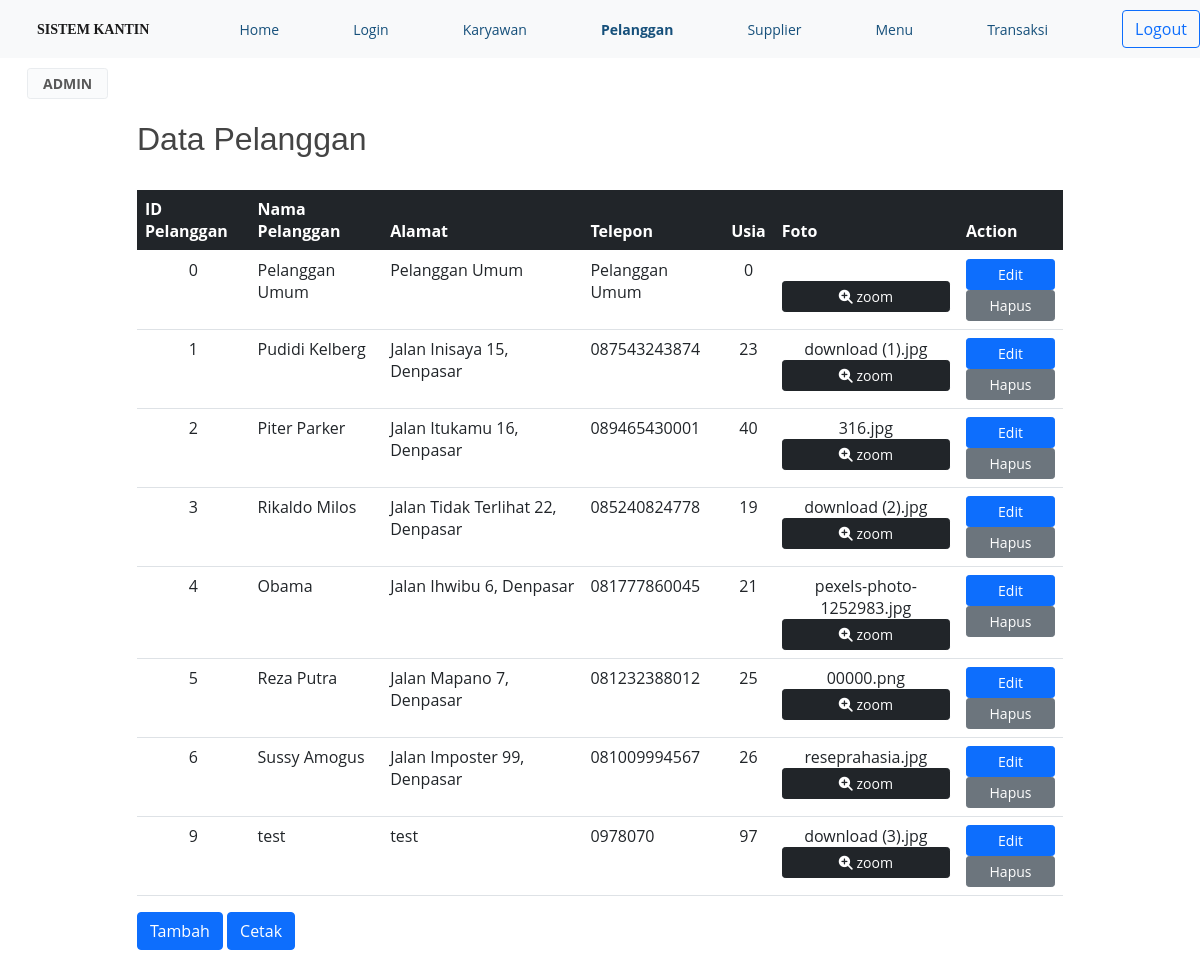
Page /view/viewpelanggan.php (signed in) on the committed database.
### tables this page shows
CREATE TABLE IF NOT EXISTS `tb_pelanggan` (
  `idpelanggan` int(4) NOT NULL AUTO_INCREMENT,
  `namalengkap` varchar(50) NOT NULL,
  `alamat` varchar(100) NOT NULL,
  `telpon` varchar(15) NOT NULL,
  `usia` int(2) NOT NULL,
  `picture` varchar(255) NOT NULL,
  PRIMARY KEY (`idpelanggan`)
);

### view/viewpelanggan.php (the view, shortened to what this page needs)
<?php
    include('../koneksi.php');
?>
<html>
    <head>
    <link href="https://cdn.jsdelivr.net/npm/bootstrap@5.1.0/dist/css/bootstrap.min.css" rel="stylesheet">
    <link rel="stylesheet" type="text/css" href="../style.css">
    <link rel="stylesheet" type="text/css" href="https://cdn.datatables.net/v/dt/dt-1.10.23/datatables.min.css"/>
    <link rel="stylesheet" href="https://cdnjs.cloudflare.com/ajax/libs/font-awesome/4.7.0/css/font-awesome.min.css">
    </head>
<body>
    <nav class="fixed-top">
    <div class="container-fluid topnav navbar navbar-light bg-light w3-animate-top" >
    <a class="navbar-brand" href="#"><b>&nbsp;&nbsp;SISTEM KANTIN</b></a>
            <a href="../welcome.php">Home</a>
            <a href="viewlogin.php">Login</a>
            <a href="viewkaryawan.php">Karyawan</a>
            <a class="topnav2" href="viewpelanggan.php">Pelanggan</a>
            <a href="viewsupplier.php">Supplier</a>
            <a href="viewmenu.php">Menu</a>
            <a href="viewtransaksi.php">Transaksi</a>
    <a href="../logout.php"><button type="button" class="btn btn-outline-primary" onclick="return confirm('anda yakin ingin logout?')">Logout</button></a>
    </div>
        <table height="50px" width="100%" class="w3-animate-top">
            <tr><td width="26px"></td>
                <td align="left">
                <button class="btn btn-sm sus btn-light border" disabled><b>ADMIN</b></button>
            </td><td width="1%"></td>
        </tr>
        </table>
</nav>
    <br/><br/>
    <div class="container mt-5 w3-animate-opacity">
		<div class="row">
			<div class="col-1">
			</div>
		<div class="col-10 mt-4">
        <h2>Data Pelanggan</h2><br>
        <table class="table hover" id="myTable">
        <thead>
        <tr class='myclass bg-dark'>
            <th>ID Pelanggan</th>
            <th>Nama Pelanggan</th>
            <th>Alamat</th>
            <th>Telepon</th>
            <th>Usia</th>
            <th>Foto</th>
            <th width="105px">Action</th>
        </tr>
        </thead>
    <tbody>
        <?php
        $query = "SELECT * FROM tb_pelanggan ORDER BY idpelanggan ASC";
        $result = mysqli_query($mysqli, $query);
        while($row = mysqli_fetch_assoc($result))
        {
        ?>
            <tr>
                <td align="center">
                    <?php echo $row['idpelanggan']; ?></td>
                <td><?php echo $row['namalengkap']; ?></td>
                <td><?php echo $row['alamat']; ?></td>
                <td><?php echo $row['telpon']; ?></td>
                <td align="center">
                    <?php echo $row['usia']; ?></td>
                <td align="center">
                <?php echo $row['picture']; ?>
                <a href="picturepelanggan.php?idpelanggan=<?= $row['idpelanggan']; ?>">
                <br/>
                <button class="btn btn-dark btn-sm sedikit"><i class="fas fa-search-plus"></i>&nbsp;zoom</button>
                </a>
                <br/>
                </td>
                <td align="center">
                    <a href="../edit/editpelanggan.php?idpelanggan=<?= $row['idpelanggan']; ?>">
                    <button class="btn btn-primary btn-sm">Edit</button></a>
                    <br/>
                    <a href="../delete/deletepelanggan.php?idpelanggan=<?php echo $row['idpelanggan']; ?>"
                            onclick="return confirm('anda yakin akan menghapus data ini?')">
                            <button class="btn btn-secondary btn-sm">Hapus</button></a>
                </td>
            </tr>
        <?php
        }
        ?>
    </tbody>
    </table>
    <a href="../add/addpelanggan.php"><button class="btn btn-primary">Tambah</button></a>
    <a href="../cetak/laporan_pelanggan.php"><button class="btn btn-primary">Cetak</button></a>
    </div>
    <div class="col-1">
	</div>
	</div>
<br/><br/><br/>
</body>
</html>

### assets/css/style.css (style rules this page uses)
body { font-family: "Open Sans", sans-serif; color: #444444; }
a { color: #2487ce; text-decoration: none; }
h1, h2, h3, h4, h5, h6 { font-family: "Raleway", sans-serif; }
.navbar { padding: 0; }
.navbar a, .navbar a:focus { display: flex; align-items: center; justify-content: space-between; padding: 10px 0 10px 30px; font-size: 14px; color: #16507b; white-space: nowrap; transition: 0.3s; }

### view/viewpelanggan.php (style rules this page uses)
a { text-decoration:none; }
.topnav { background-color: #333; overflow: hidden; }
.topnav2 { font-weight: bold; color: black; }
.navbar-brand { font-family:"agency FB"; font-size: 24px; }
.btn-sm { width: 100%; }
th { color: white; }
h2 { font-weight: 500; }
.btn-sm.sus { width: 7%; }
.btn-light.border { border: 24px; }
.w3-animate-opacity { animation:opac 1s }
.w3-animate-top { position:relative;animation:animatetop 1s }

### rows in the picture
tb_pelanggan: idpelanggan "0", namalengkap "Pelanggan Umum", alamat "Pelanggan Umum", telpon "Pelanggan Umum", usia "0"
tb_pelanggan: idpelanggan "1", namalengkap "Pudidi Kelberg", alamat "Jalan Inisaya 15, Denpasar", telpon "087543243874", usia "23", picture "download (1).jpg"
tb_pelanggan: idpelanggan "2", namalengkap "Piter Parker", alamat "Jalan Itukamu 16, Denpasar", telpon "089465430001", usia "40", picture "316.jpg"
tb_pelanggan: idpelanggan "3", namalengkap "Rikaldo Milos", alamat "Jalan Tidak Terlihat 22, Denpasar", telpon "085240824778", usia "19", picture "download (2).jpg"
tb_pelanggan: idpelanggan "4", namalengkap "Obama", alamat "Jalan Ihwibu 6, Denpasar", telpon "081777860045", usia "21", picture "pexels-photo-1252983.jpg"
tb_pelanggan: idpelanggan "5", namalengkap "Reza Putra", alamat "Jalan Mapano 7, Denpasar", telpon "081232388012", usia "25", picture "00000.png"
tb_pelanggan: idpelanggan "6", namalengkap "Sussy Amogus", alamat "Jalan Imposter 99, Denpasar", telpon "081009994567", usia "26", picture "reseprahasia.jpg"
tb_pelanggan: idpelanggan "9", namalengkap "test", alamat "test", telpon "0978070", usia "97", picture "download (3).jpg"
